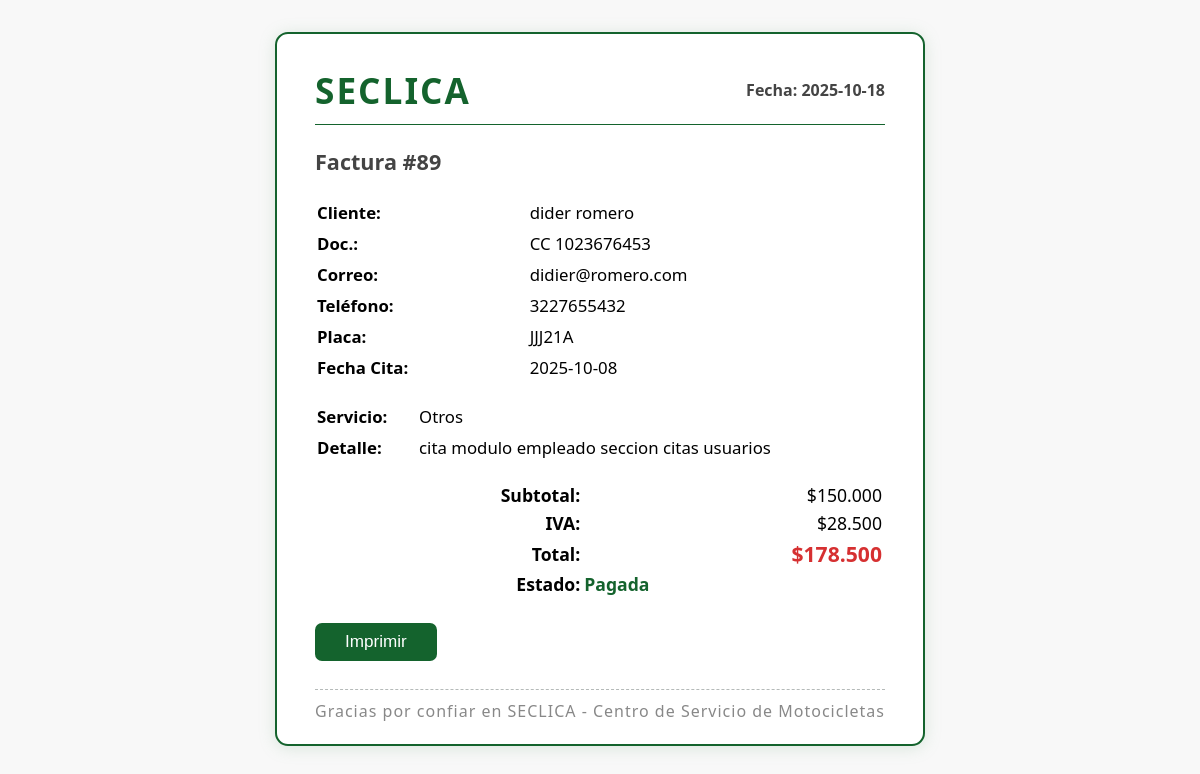
The app's page /public/api/factura.php?id=89 with its own data.
### tables this page shows
CREATE TABLE `facturas` (
  `id` int(11) NOT NULL,
  `cliente_id` int(11) DEFAULT NULL,
  `descripcion` varchar(100) DEFAULT NULL,
  `subtotal` decimal(10,2) DEFAULT NULL,
  `iva` decimal(10,2) DEFAULT NULL,
  `total` decimal(10,2) DEFAULT NULL,
  `estado` varchar(20) DEFAULT NULL,
  `cita_id` int(11) DEFAULT NULL
);

CREATE TABLE `citas` (
  `id` int(11) NOT NULL,
  `nombre` varchar(50) NOT NULL,
  `apellido` varchar(50) NOT NULL,
  `tipo_documento` varchar(30) NOT NULL,
  `numero_documento` varchar(30) NOT NULL,
  `correo` varchar(100) NOT NULL,
  `telefono` varchar(20) NOT NULL,
  `fecha` date NOT NULL,
  `placa_vehiculo` varchar(20) NOT NULL,
  `servicio` varchar(100) NOT NULL,
  `descripcion_adicional` text DEFAULT NULL,
  `estado` varchar(20) DEFAULT 'pendiente',
  `created_at` datetime DEFAULT current_timestamp()
);

### public/api/factura.php (the view, shortened to what this page needs)
<?php
$id = isset($_GET['id']) ? intval($_GET['id']) : 0;
$pdo = db();
$stmt = $pdo->prepare(
  "SELECT
      f.id as factura_id, f.descripcion, f.subtotal, f.iva, f.total, f.estado as estado_factura,
      c.nombre, c.apellido, c.tipo_documento, c.numero_documento, c.correo, c.telefono,
      c.placa_vehiculo, c.servicio, c.descripcion_adicional, c.fecha
   FROM facturas f
   LEFT JOIN citas c ON f.cita_id = c.id
   WHERE f.id = ?"
);
$stmt->execute([$id]);
$f = $stmt->fetch(PDO::FETCH_ASSOC);
?>
<!DOCTYPE html>
<html lang="es">
<head>
</head>
<body>
  <div class="factura">
    <div class="factura-header">
      <span class="seclica-logo">SECLICA</span>
      <span style="margin-left:auto;font-weight:600;color:#444;">
        Fecha: <?= date('Y-m-d') ?>
      </span>
    </div>
    <div class="factura-title">Factura #<?= $f['factura_id'] ?></div>
    <table class="datos">
      <tr><td><b>Cliente:</b></td>   <td><?= $f['nombre'] . " " . $f['apellido'] ?></td></tr>
      <tr><td><b>Doc.:</b></td>      <td><?= $f['tipo_documento'] . " " . $f['numero_documento'] ?></td></tr>
      <tr><td><b>Correo:</b></td>    <td><?= $f['correo'] ?></td></tr>
      <tr><td><b>Teléfono:</b></td>  <td><?= $f['telefono'] ?></td></tr>
      <tr><td><b>Placa:</b></td>     <td><?= $f['placa_vehiculo'] ?></td></tr>
      <tr><td><b>Fecha Cita:</b></td>     <td><?= $f['fecha'] ?></td></tr>
    </table>
    <table class="servicio">
      <tr><td><b>Servicio:</b></td>   <td><?= $f['servicio'] ?></td></tr>
      <tr><td><b>Detalle:</b></td>    <td><?= $f['descripcion_adicional'] ?: $f['descripcion'] ?></td></tr>
    </table>
    <div class="totales">
      <table>
        <tr>
          <td class="right"><b>Subtotal:</b></td>
          <td class="right">$<?= number_format($f['subtotal'],0,',','.') ?></td>
        </tr>
        <tr>
          <td class="right"><b>IVA:</b></td>
          <td class="right">$<?= number_format($f['iva'],0,',','.') ?></td>
        </tr>
        <tr>
          <td class="right"><b>Total:</b></td>
          <td class="right total-final">$<?= number_format($f['total'],0,',','.') ?></td>
        </tr>
        <tr>
          <td class="right"><b>Estado:</b></td>
          <td class="estado"><?= ucfirst($f['estado_factura']) ?></td>
        </tr>
      </table>
    </div>
    <button class="btn" onclick="window.print()">Imprimir</button>
    <div class="footer">
      Gracias por confiar en SECLICA - Centro de Servicio de Motocicletas
    </div>
  </div>
</body>
</html>

### public/api/factura.php (style rules this page uses)
body { font-family: 'Segoe UI', Arial, sans-serif; margin: 0; background: #f8f8f8; }
.factura { border: 2.5px solid #14632D; padding: 32px 38px 22px 38px; max-width: 570px; margin: 32px auto; background: #fff; border-radius: 13px; box-shadow: 0 2px 16px #88b99144; }
.factura-header { border-bottom: 1.5px solid #14632D; margin-bottom: 22px; padding-bottom: 10px; display: flex; align-items: center; gap: 18px; }
.seclica-logo { font-size: 2.2em; font-weight: 700; color: #14632D; letter-spacing: 2px; }
.factura-title { font-size: 1.35em; font-weight: 600; color: #444; margin-top: 10px; margin-bottom: 20px; }
.datos, .servicio { margin-bottom: 16px; font-size: 1.05em; width: 100%; }
.datos td, .servicio td { padding: 3px 7px 3px 0; }
.totales table { width: 100%; font-size: 1.1em; margin-top: 14px; }
.right { text-align: right; }
.estado { font-weight: bold; color: #14632D; text-transform: capitalize; }
.total-final { font-size: 1.2em; font-weight: 700; color: #d63031; }
.footer { margin-top: 28px; text-align: center; color: #888; font-size: 1em; border-top: 1px dashed #b5bab9; padding-top: 10px; letter-spacing: 1px; }
.btn { display: inline-block; padding: 9px 30px; font-size: 1.07em; background: #14632D; color: #fff; border: none; border-radius: 7px; cursor: pointer; margin: 24px 0 0 0; }

### records on screen
facturas: id "89", cita.nombre "dider", cita.apellido "romero", cita.tipo_documento "CC", cita.numero_documento "1023676453", cita.correo "didier@romero.com", cita.telefono "3227655432", cita.placa_vehiculo "JJJ21A", cita.fecha "2025-10-08", cita.servicio "Otros", cita.descripcion_adicional "cita modulo empleado seccion citas usuarios", subtotal "150.000", iva "28.500", total "178.500", estado "Pagada"
